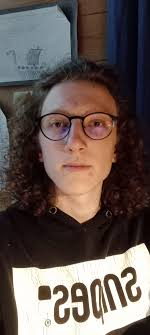
#> input picture files/images.jpg, 150 x 335 px
$ python imagesomethingidkifier.py
#> lines starting #> are read from the running program, lines starting #| are printed output that depends on the picture
from pdb import pm
from PIL import Image, ImageGrab, UnidentifiedImageError

while True:
    name = input(
        "Enter Filename with extension (leave empty to read from clipboard): ")
#> the answer given: files/images.jpg
    if name:
        try:
            im = Image.open(name)
#> im is the input picture: PIL image 150x335 RGB; mean R, G, B 101.3, 88.5, 84
        except FileNotFoundError:
            print(f"File '{name}' not found.")
        except UnidentifiedImageError:
            print("Image cannot be opened and identified.")
        else:
            im = im.convert("RGB")
            break
    else:
        im = ImageGrab.grabclipboard()
        if im == None:
            print("Clipboard does not contain an image.")
        elif isinstance(im, Image.Image):
            im = im.convert("RGB")
            break
        elif isinstance(im, list):
            if len(im) > 1:
                print("Clipboard contains more than one image.")
                continue
            try:
                im = Image.open(im[0])
            except FileNotFoundError:
                print("Clipboard does not contain an image.")
            except UnidentifiedImageError:
                print("Image cannot be opened and identified.")
            else:
                im = im.convert("RGB")
                break

data = list(im.getdata())
#> data = 50250 items
new: list[int | tuple[int, int, int]] = [0] * (im.width * im.height)

def pmhash(x: int) -> int:
    return round(((hash(str(x)) % 256) - 128))

l = len(data)
#> l = 50250
for i in range(l):
    channel = hash(str(i)) % 3
    pixel = [0 for j in range(3)]
    pixel[channel] += data[i][channel]
    new[i] = tuple(pixel)
#> after the loop, new = 50250 items

im.putdata(new)
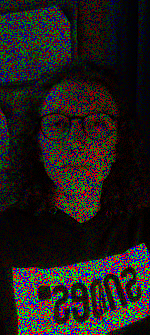
#> im: PIL image 150x335 RGB; mean R, G, B 34, 29.8, 27.5
im.show()

$ run again, on files/REFR.jpg
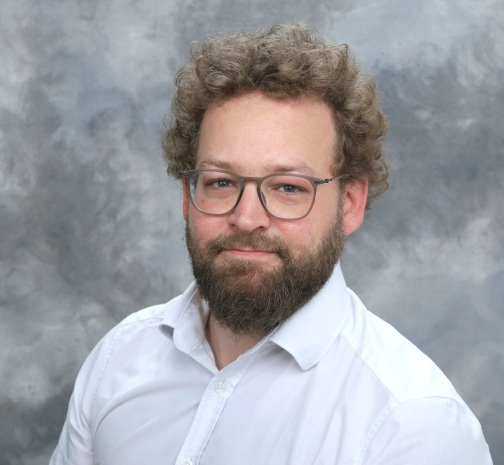
#> input picture files/REFR.jpg, 504 x 465 px
#> im is the input picture: PIL image 504x465 RGB; mean R, G, B 159.9, 158.8, 163.2
#> data = 234360 items
#> l = 234360
#> after the loop `for i in range(l):`: new = 234360 items
#> `im.putdata(new)`:
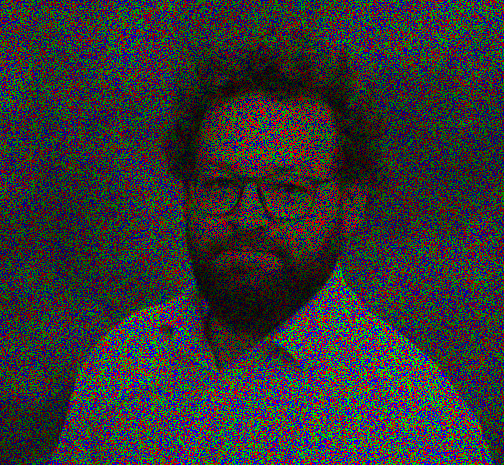
#> im: PIL image 504x465 RGB; mean R, G, B 53.4, 52.8, 54.5
